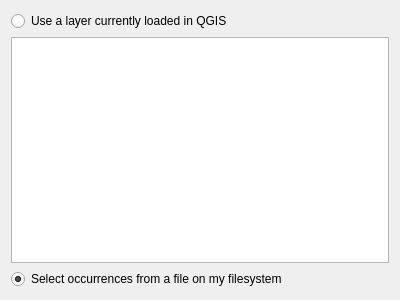
<?xml version="1.0" encoding="UTF-8"?>
<ui version="4.0">
 <class>OmgOccurrencesPageBase</class>
 <widget class="QWizardPage" name="OmgOccurrencesPageBase">
  <property name="geometry">
   <rect>
    <x>0</x>
    <y>0</y>
    <width>400</width>
    <height>300</height>
   </rect>
  </property>
  <property name="windowTitle">
   <string>WizardPage</string>
  </property>
  <property name="title">
   <string>Select occurrence data</string>
  </property>
  <property name="subTitle">
   <string>You can define the occurrence points used for creating your model(s) from a point or non-spatial layer in QGIS, or from a text file in the standard openModeller occurrences format. </string>
  </property>
  <layout class="QGridLayout" name="gridLayout">
   <item row="0" column="0" colspan="2">
    <widget class="QRadioButton" name="radUseOccurrencesLayer">
     <property name="text">
      <string>Use a layer currently loaded in QGIS</string>
     </property>
     <property name="checked">
      <bool>false</bool>
     </property>
    </widget>
   </item>
   <item row="1" column="0" colspan="2">
    <widget class="QListWidget" name="lstPointLayers">
     <property name="alternatingRowColors">
      <bool>true</bool>
     </property>
     <property name="selectionMode">
      <enum>QAbstractItemView::SingleSelection</enum>
     </property>
     <property name="selectionBehavior">
      <enum>QAbstractItemView::SelectRows</enum>
     </property>
    </widget>
   </item>
   <item row="2" column="0" colspan="2">
    <widget class="QRadioButton" name="radUseOccurrencesFile">
     <property name="text">
      <string>Select occurrences from a file on my filesystem</string>
     </property>
     <property name="checked">
      <bool>true</bool>
     </property>
    </widget>
   </item>
  </layout>
 </widget>
 <resources/>
 <connections>
  <connection>
   <sender>radUseOccurrencesLayer</sender>
   <signal>toggled(bool)</signal>
   <receiver>lstPointLayers</receiver>
   <slot>setEnabled(bool)</slot>
   <hints>
    <hint type="sourcelabel">
     <x>60</x>
     <y>20</y>
    </hint>
    <hint type="destinationlabel">
     <x>56</x>
     <y>111</y>
    </hint>
   </hints>
  </connection>
  <connection>
   <sender>radUseOccurrencesFile</sender>
   <signal>toggled(bool)</signal>
   <receiver>lstPointLayers</receiver>
   <slot>setDisabled(bool)</slot>
   <hints>
    <hint type="sourcelabel">
     <x>165</x>
     <y>278</y>
    </hint>
    <hint type="destinationlabel">
     <x>161</x>
     <y>213</y>
    </hint>
   </hints>
  </connection>
 </connections>
</ui>
